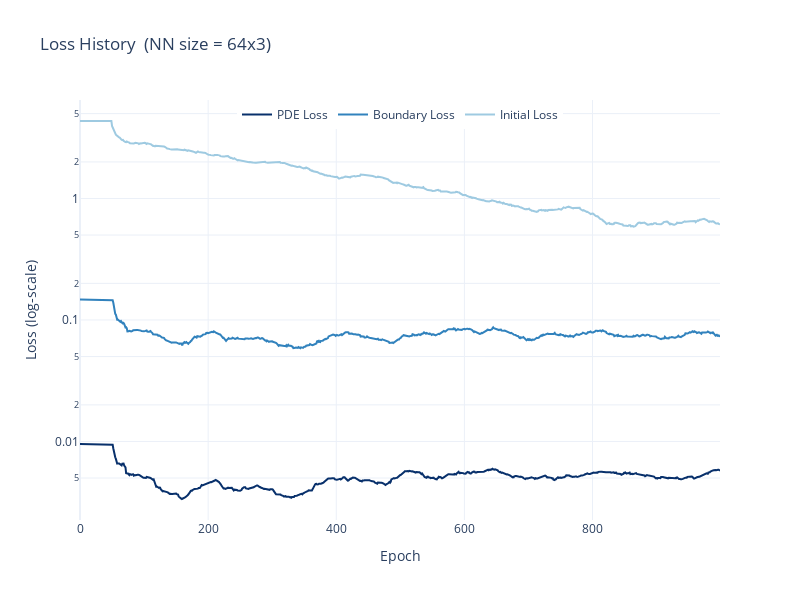

This figure's notebook cell:
### Code cell
# plot the loss
state = trainer.closure.get_state()
plot_loss(state, nn_shape)

### Figure 1 — Plotly figure (JSON) as saved in the notebook; plotly's stock layout.template omitted (floating-point values rounded to 4 significant figures; data arrays with more than 128 entries replaced by an {"elided": "..."} marker saying what was removed)
{"data": [{"line": {"color": "#08306B"}, "mode": "lines", "name": "PDE Loss", "type": "scatter", "x": {"elided": "1000 int values"}, "y": {"elided": "1000 float values"}}, {"line": {"color": "#3182BD"}, "mode": "lines", "name": "Boundary Loss", "type": "scatter", "x": {"elided": "1000 int values"}, "y": {"elided": "1000 float values"}}, {"line": {"color": "#9ECAE1"}, "mode": "lines", "name": "Initial Loss", "type": "scatter", "x": {"elided": "1000 int values"}, "y": {"elided": "1000 float values"}}], "layout": {"height": 600, "legend": {"orientation": "h", "x": 0.5, "xanchor": "center", "y": 1, "yanchor": "top"}, "title": {"text": "Loss History  (NN size = 64x3)"}, "width": 800, "xaxis": {"title": {"text": "Epoch"}}, "yaxis": {"title": {"text": "Loss (log‑scale)"}, "type": "log"}}}
